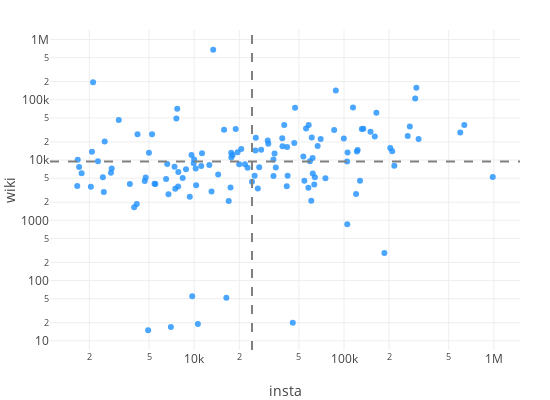

Notebook code for this chart:
### Code cell
def insta_wiki_scatter(scatter_x1, scatter_y1, scatter_labels1):
    PLOT_HEIGHT = 400
    PLOT_WIDTH = 550
    
    data = [go.Scatter(x=scatter_x1, y=scatter_y1,
                       text=scatter_labels1,
                       mode = 'markers',
                       hoverinfo='text',
                       name='huge',
                       textfont=dict(size=8, color='lightgrey'),
                       marker=dict(color='dodgerblue', opacity=0.8)),
            ]

    min_x = np.min(scatter_x1)
    max_x = np.max(scatter_x1)
    med_x = np.median(scatter_x1)
    med_y = np.median(scatter_y1)
    
    shapes=[dict(type='line',
                 xref='x', yref='paper',
                 x0=med_x, y0=0,
                 x1=med_x, y1=1,
                 line=dict(color='grey', width=2, dash='dash')),
            dict(type='line',
                 xref='paper', yref='y',
                 x0=0, y0=med_y,
                 x1=1, y1=med_y,
                 line=dict(color='grey', width=2, dash='dash'))]

    layout = go.Layout(width=PLOT_WIDTH,
                       height=PLOT_HEIGHT,
                       margin = go.layout.Margin(t=30, b=50, l=50, r=30),
                       xaxis=dict(
                            title='insta', type='log',
                       ),
                       yaxis=dict(
                            title='wiki', type='log'),
                       hovermode='closest',
                       shapes=shapes,
                       showlegend=False)

    fig = go.Figure(data=data, layout=layout)
    py.iplot(fig, show_link=False)
    

wiki_df = get_wiki_locations()
street_wiki_dict = get_street_wiki_views(wiki_df)
street_insta_dict = get_insta_dict()  
street_locs_wiki = get_street_locs(wiki_df)
wiki_data = get_wiki_data()

insta_wiki_scatter([x[0] for x in wiki_data.values()],
                    [x[1] for x in wiki_data.values()],
                    [x[2] for x in wiki_data.values()])

### Figure 1 — Plotly figure (JSON) as saved in the notebook; plotly's stock layout.template omitted (floating-point values rounded to 4 significant figures; data arrays with more than 128 entries replaced by an {"elided": "..."} marker saying what was removed)
{"data": [{"hoverinfo": "text", "marker": {"color": "dodgerblue", "opacity": 0.8}, "mode": "markers", "name": "huge", "text": {"elided": "129 str values"}, "textfont": {"color": "lightgrey", "size": 8}, "type": "scatter", "uid": "2b12e028-2b0b-11e9-91ed-3c15c2cf2370", "x": {"elided": "129 int values"}, "y": {"elided": "129 int values"}}], "layout": {"height": 400, "hovermode": "closest", "margin": {"b": 50, "l": 50, "r": 30, "t": 30}, "shapes": [{"line": {"color": "grey", "dash": "dash", "width": 2}, "type": "line", "x0": 24326, "x1": 24326, "xref": "x", "y0": 0, "y1": 1, "yref": "paper"}, {"line": {"color": "grey", "dash": "dash", "width": 2}, "type": "line", "x0": 0, "x1": 1, "xref": "paper", "y0": 9468, "y1": 9468, "yref": "y"}], "showlegend": false, "width": 550, "xaxis": {"title": "insta", "type": "log"}, "yaxis": {"title": "wiki", "type": "log"}}}
